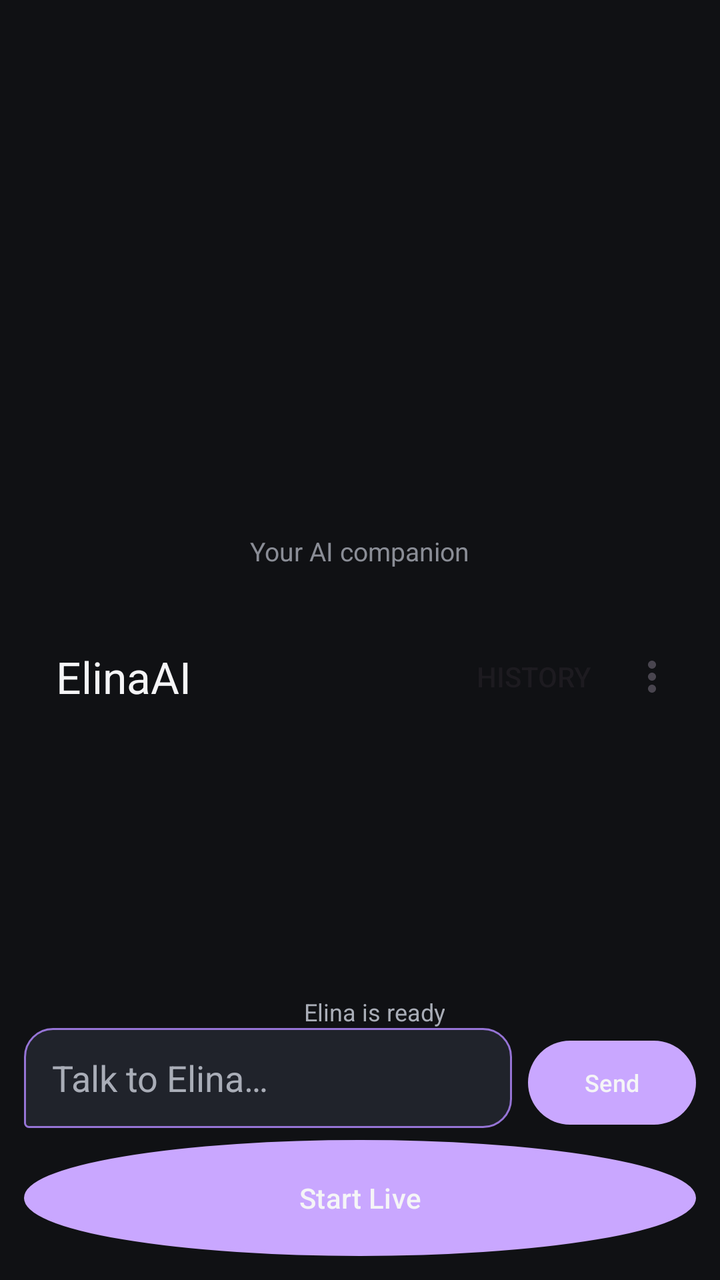
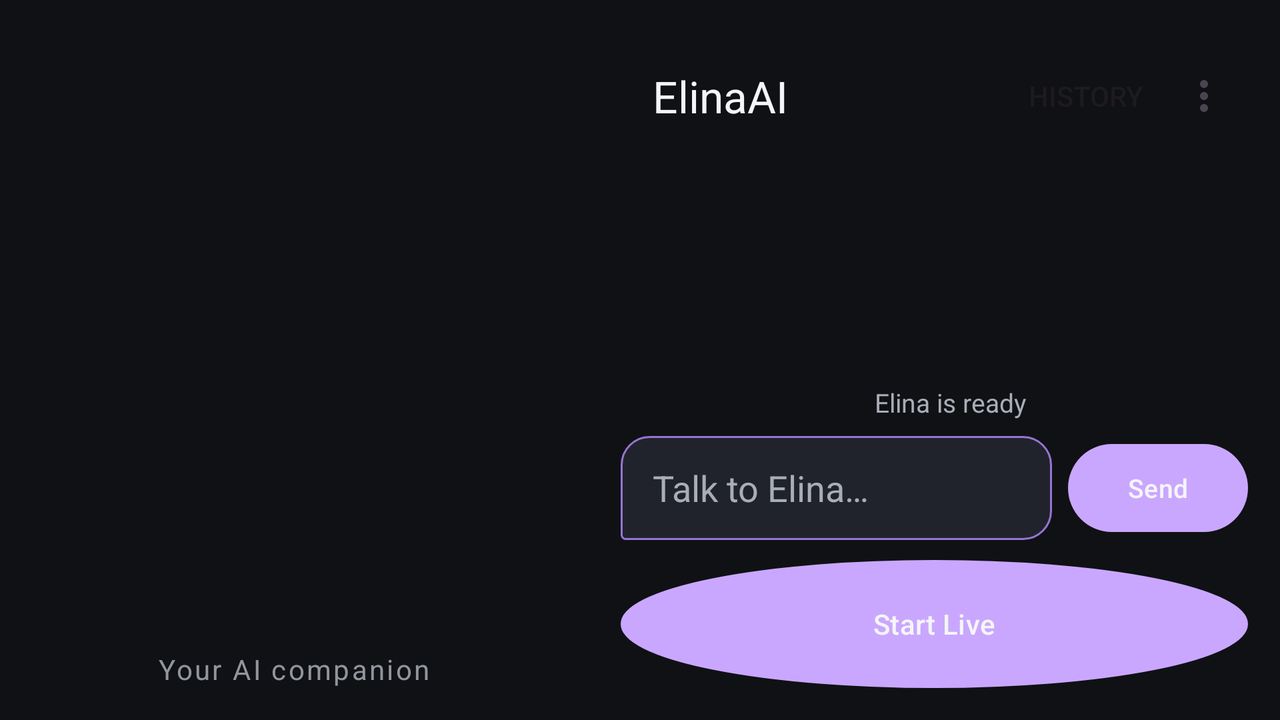

First picture: res/layout/ on a phone held upright. Second picture: the repository's own variant of that layout, on a device whose configuration matches the variant's folder. Source for both follows.
<!-- AndroidManifest.xml: application theme Theme.ElinaAI -->
<!-- res/layout/activity_main.xml -->
<?xml version="1.0" encoding="utf-8"?>
<androidx.constraintlayout.widget.ConstraintLayout
    xmlns:android="http://schemas.android.com/apk/res/android"
    xmlns:app="http://schemas.android.com/apk/res-auto"
    android:layout_width="match_parent"
    android:layout_height="match_parent"
    android:background="@color/bg_canvas">

    <FrameLayout
        android:id="@+id/avatarContainer"
        android:layout_width="0dp"
        android:layout_height="0dp"
        android:background="@drawable/bg_avatar_card"
        android:clipToOutline="true"
        app:layout_constraintStart_toStartOf="parent"
        app:layout_constraintEnd_toEndOf="parent"
        app:layout_constraintTop_toTopOf="parent"
        app:layout_constraintBottom_toTopOf="@id/chatPanel"
        app:layout_constraintHeight_percent="0.46">

        <TextView
            android:id="@+id/avatarSubtitle"
            android:layout_width="wrap_content"
            android:layout_height="wrap_content"
            android:layout_gravity="bottom|center_horizontal"
            android:layout_marginBottom="10dp"
            android:text="@string/app_subtitle"
            android:textColor="@color/text_secondary"
            android:textSize="13sp"
            android:alpha="0.8" />
    </FrameLayout>

    <androidx.constraintlayout.widget.ConstraintLayout
        android:id="@+id/chatPanel"
        android:layout_width="0dp"
        android:layout_height="0dp"
        android:background="@color/bg_canvas"
        android:padding="12dp"
        app:layout_constraintStart_toStartOf="parent"
        app:layout_constraintEnd_toEndOf="parent"
        app:layout_constraintTop_toBottomOf="@id/avatarContainer"
        app:layout_constraintBottom_toBottomOf="parent">

        <com.google.android.material.appbar.MaterialToolbar
            android:id="@+id/topBar"
            android:layout_width="0dp"
            android:layout_height="wrap_content"
            android:background="@android:color/transparent"
            app:title="@string/app_name"
            app:titleTextColor="@color/text_primary"
            app:menu="@menu/menu_main"
            app:layout_constraintTop_toTopOf="parent"
            app:layout_constraintStart_toStartOf="parent"
            app:layout_constraintEnd_toEndOf="parent" />

        <androidx.recyclerview.widget.RecyclerView
            android:id="@+id/chatRecyclerView"
            android:layout_width="0dp"
            android:layout_height="0dp"
            android:layout_marginTop="4dp"
            android:clipToPadding="false"
            android:paddingBottom="8dp"
            app:layout_constraintTop_toBottomOf="@id/topBar"
            app:layout_constraintStart_toStartOf="parent"
            app:layout_constraintEnd_toEndOf="parent"
            app:layout_constraintBottom_toTopOf="@id/statusRow" />

        <LinearLayout
            android:id="@+id/statusRow"
            android:layout_width="0dp"
            android:layout_height="wrap_content"
            android:orientation="horizontal"
            android:gravity="center"
            app:layout_constraintStart_toStartOf="parent"
            app:layout_constraintEnd_toEndOf="parent"
            app:layout_constraintBottom_toTopOf="@id/inputRow">

            <View
                android:id="@+id/statusDot"
                android:layout_width="8dp"
                android:layout_height="8dp"
                android:layout_marginEnd="6dp"
                android:background="@drawable/dot_status" />

            <TextView
                android:id="@+id/statusBar"
                android:layout_width="wrap_content"
                android:layout_height="wrap_content"
                android:gravity="center"
                android:maxLines="2"
                android:text="@string/status_idle"
                android:textColor="@color/text_secondary"
                android:textSize="12sp" />
        </LinearLayout>

        <LinearLayout
            android:id="@+id/inputRow"
            android:layout_width="0dp"
            android:layout_height="wrap_content"
            android:orientation="horizontal"
            android:layout_marginTop="6dp"
            android:layout_marginBottom="6dp"
            app:layout_constraintStart_toStartOf="parent"
            app:layout_constraintEnd_toEndOf="parent"
            app:layout_constraintBottom_toTopOf="@id/liveButton">

            <EditText
                android:id="@+id/messageInput"
                android:layout_width="0dp"
                android:layout_height="50dp"
                android:layout_weight="1"
                android:hint="@string/hint_message"
                android:singleLine="true"
                android:imeOptions="actionSend"
                android:paddingStart="14dp"
                android:paddingEnd="14dp"
                android:textColor="@color/text_primary"
                android:textColorHint="@color/text_secondary"
                android:background="@drawable/bg_message_assistant" />

            <com.google.android.material.button.MaterialButton
                android:id="@+id/sendButton"
                android:layout_width="84dp"
                android:layout_height="50dp"
                android:layout_marginStart="8dp"
                android:text="@string/send_label"
                android:textSize="12sp" />
        </LinearLayout>

        <com.google.android.material.button.MaterialButton
            android:id="@+id/liveButton"
            style="@style/Widget.Material3.Button.UnelevatedButton"
            android:layout_width="match_parent"
            android:layout_height="58dp"
            android:text="@string/start_live_label"
            android:textColor="@color/text_primary"
            android:textSize="14sp"
            android:background="@drawable/btn_ptt_background"
            android:backgroundTint="@null"
            app:cornerRadius="29dp"
            app:layout_constraintStart_toStartOf="parent"
            app:layout_constraintEnd_toEndOf="parent"
            app:layout_constraintBottom_toBottomOf="parent" />

    </androidx.constraintlayout.widget.ConstraintLayout>
</androidx.constraintlayout.widget.ConstraintLayout>
<!-- resources referenced by this layout -->
<resources>
  <color name="bg_canvas">#101114</color>
  <color name="text_primary">#F5F5F7</color>
  <color name="text_secondary">#A9ADB7</color>
  <!-- drawable bg_message_assistant (drawable) -->
  <?xml version="1.0" encoding="utf-8"?>
  <shape xmlns:android="http://schemas.android.com/apk/res/android"
      android:shape="rectangle">
      <solid android:color="@color/bg_message_assistant" />
      <corners
          android:topLeftRadius="14dp"
          android:topRightRadius="14dp"
          android:bottomLeftRadius="2dp"
          android:bottomRightRadius="14dp" />
      <stroke android:width="1dp" android:color="@color/brand_primary_dark" />
  </shape>
  <!-- drawable btn_ptt_background (drawable) -->
  <?xml version="1.0" encoding="utf-8"?>
  <selector xmlns:android="http://schemas.android.com/apk/res/android">
      <item android:state_pressed="true">
          <shape android:shape="oval">
              <solid android:color="@color/ptt_recording" />
              <stroke android:width="3dp" android:color="@color/text_primary" />
          </shape>
      </item>
      <item>
          <shape android:shape="oval">
              <solid android:color="@color/ptt_idle" />
              <stroke android:width="2dp" android:color="@color/brand_accent" />
          </shape>
      </item>
  </selector>
  <string name="app_name">ElinaAI</string>
  <string name="app_subtitle">Your AI companion</string>
  <string name="hint_message">Talk to Elina…</string>
  <string name="send_label">Send</string>
  <string name="start_live_label">Start Live</string>
  <string name="status_idle">Elina is ready</string>
  <style name="Theme.ElinaAI" parent="Theme.Material3.DayNight.NoActionBar">
          <item name="colorPrimary">@color/brand_primary</item>
          <item name="colorPrimaryVariant">@color/brand_primary_dark</item>
          <item name="colorOnPrimary">@color/text_primary</item>
          <item name="colorSecondary">@color/brand_accent</item>
          <item name="android:colorBackground">@color/bg_canvas</item>
          <item name="android:windowBackground">@color/bg_canvas</item>
          <item name="android:statusBarColor">@color/bg_canvas</item>
          <item name="android:navigationBarColor">@color/bg_canvas</item>
          <item name="android:windowLightStatusBar" tools:targetApi="m">false</item>
      </style>
  <color name="bg_message_assistant">#20232B</color>
  <color name="brand_primary_dark">#9674D6</color>
  <color name="ptt_recording">#D85A72</color>
  <color name="ptt_idle">#2A3340</color>
  <color name="brand_accent">#77D9FF</color>
  <color name="brand_primary">#C9A7FF</color>
</resources>
<!-- res/layout-land/activity_main.xml (the repository's variant of the layout above) -->
<!-- drawn on the phone turned sideways -->
<?xml version="1.0" encoding="utf-8"?>
<androidx.constraintlayout.widget.ConstraintLayout
    xmlns:android="http://schemas.android.com/apk/res/android"
    xmlns:app="http://schemas.android.com/apk/res-auto"
    xmlns:tools="http://schemas.android.com/tools"
    android:layout_width="match_parent"
    android:layout_height="match_parent"
    android:background="@color/bg_canvas"
    tools:context=".MainActivity">

    <FrameLayout
        android:id="@+id/avatarContainer"
        android:layout_width="0dp"
        android:layout_height="0dp"
        android:background="@drawable/bg_avatar_card"
        android:clipToOutline="true"
        app:layout_constraintStart_toStartOf="parent"
        app:layout_constraintTop_toTopOf="parent"
        app:layout_constraintBottom_toBottomOf="parent"
        app:layout_constraintEnd_toStartOf="@id/chatPanel"
        app:layout_constraintWidth_percent="0.46">

        <TextView
            android:id="@+id/avatarSubtitle"
            android:layout_width="wrap_content"
            android:layout_height="wrap_content"
            android:layout_gravity="bottom|center_horizontal"
            android:layout_marginBottom="16dp"
            android:text="@string/app_subtitle"
            android:textColor="@color/text_secondary"
            android:textSize="14sp"
            android:letterSpacing="0.08"
            android:alpha="0.85" />
    </FrameLayout>

    <androidx.constraintlayout.widget.ConstraintLayout
        android:id="@+id/chatPanel"
        android:layout_width="0dp"
        android:layout_height="0dp"
        android:background="@color/bg_canvas"
        android:padding="16dp"
        app:layout_constraintStart_toEndOf="@id/avatarContainer"
        app:layout_constraintEnd_toEndOf="parent"
        app:layout_constraintTop_toTopOf="parent"
        app:layout_constraintBottom_toBottomOf="parent">

        <com.google.android.material.appbar.MaterialToolbar
            android:id="@+id/topBar"
            android:layout_width="0dp"
            android:layout_height="wrap_content"
            android:background="@android:color/transparent"
            app:title="@string/app_name"
            app:titleTextColor="@color/text_primary"
            app:menu="@menu/menu_main"
            app:layout_constraintTop_toTopOf="parent"
            app:layout_constraintStart_toStartOf="parent"
            app:layout_constraintEnd_toEndOf="parent" />

        <androidx.recyclerview.widget.RecyclerView
            android:id="@+id/chatRecyclerView"
            android:layout_width="0dp"
            android:layout_height="0dp"
            android:layout_marginTop="8dp"
            android:clipToPadding="false"
            android:paddingBottom="12dp"
            app:layout_constraintTop_toBottomOf="@id/topBar"
            app:layout_constraintStart_toStartOf="parent"
            app:layout_constraintEnd_toEndOf="parent"
            app:layout_constraintBottom_toTopOf="@id/statusRow" />

        <LinearLayout
            android:id="@+id/statusRow"
            android:layout_width="0dp"
            android:layout_height="wrap_content"
            android:orientation="horizontal"
            android:gravity="center"
            android:layout_marginBottom="8dp"
            app:layout_constraintStart_toStartOf="parent"
            app:layout_constraintEnd_toEndOf="parent"
            app:layout_constraintBottom_toTopOf="@id/inputRow">

            <View
                android:id="@+id/statusDot"
                android:layout_width="9dp"
                android:layout_height="9dp"
                android:layout_marginEnd="7dp"
                android:background="@drawable/dot_status" />

            <TextView
                android:id="@+id/statusBar"
                android:layout_width="wrap_content"
                android:layout_height="wrap_content"
                android:gravity="center"
                android:text="@string/status_idle"
                android:textColor="@color/text_secondary"
                android:textSize="13sp" />
        </LinearLayout>

        <LinearLayout
            android:id="@+id/inputRow"
            android:layout_width="0dp"
            android:layout_height="wrap_content"
            android:orientation="horizontal"
            android:gravity="center_vertical"
            android:layout_marginBottom="10dp"
            app:layout_constraintStart_toStartOf="parent"
            app:layout_constraintEnd_toEndOf="parent"
            app:layout_constraintBottom_toTopOf="@id/liveButton">

            <EditText
                android:id="@+id/messageInput"
                android:layout_width="0dp"
                android:layout_height="52dp"
                android:layout_weight="1"
                android:hint="@string/hint_message"
                android:singleLine="true"
                android:imeOptions="actionSend"
                android:paddingStart="16dp"
                android:paddingEnd="16dp"
                android:textColor="@color/text_primary"
                android:textColorHint="@color/text_secondary"
                android:background="@drawable/bg_message_assistant" />

            <com.google.android.material.button.MaterialButton
                android:id="@+id/sendButton"
                android:layout_width="90dp"
                android:layout_height="52dp"
                android:layout_marginStart="8dp"
                android:text="@string/send_label"
                android:textSize="13sp" />
        </LinearLayout>

        <com.google.android.material.button.MaterialButton
            android:id="@+id/liveButton"
            style="@style/Widget.Material3.Button.UnelevatedButton"
            android:layout_width="match_parent"
            android:layout_height="64dp"
            android:background="@drawable/btn_ptt_background"
            android:backgroundTint="@null"
            android:text="@string/start_live_label"
            android:textColor="@color/text_primary"
            android:textSize="14sp"
            app:cornerRadius="32dp"
            app:layout_constraintStart_toStartOf="parent"
            app:layout_constraintEnd_toEndOf="parent"
            app:layout_constraintBottom_toBottomOf="parent" />

    </androidx.constraintlayout.widget.ConstraintLayout>
</androidx.constraintlayout.widget.ConstraintLayout>
